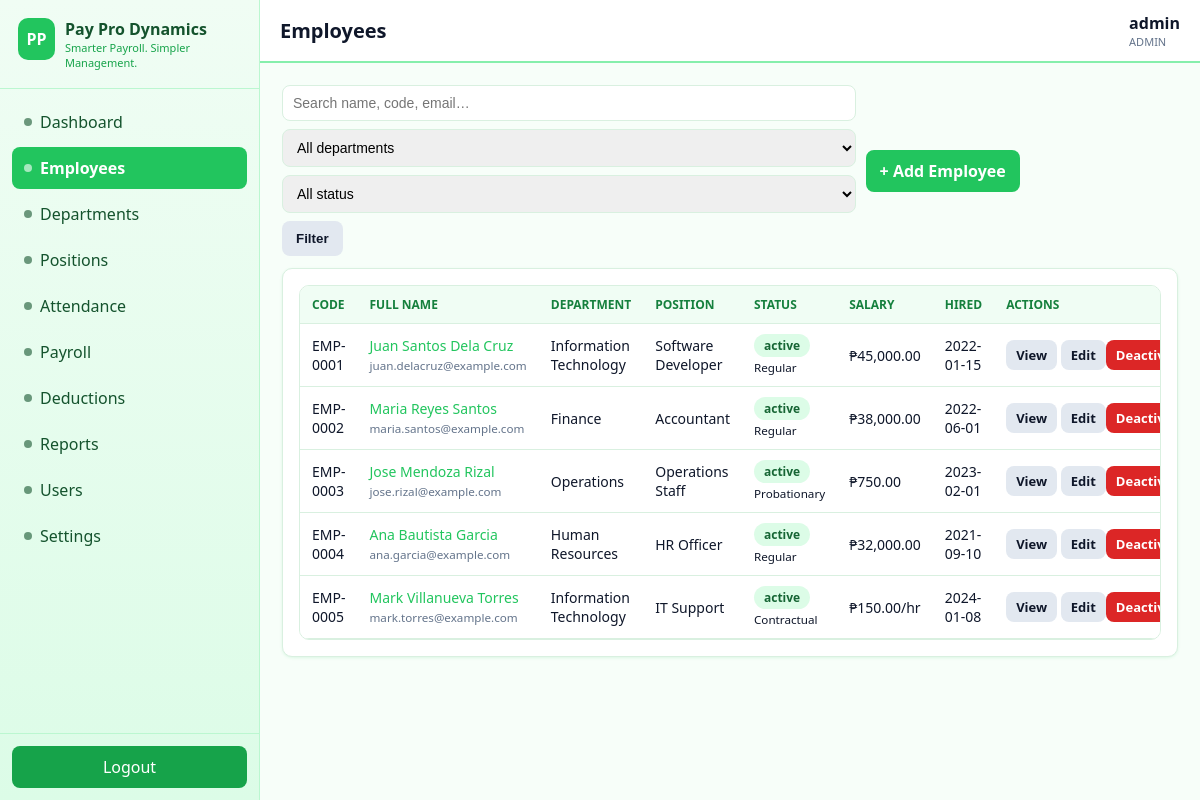
The page /employees/index.php (signed in) on the database its author committed.
### tables this page shows
CREATE TABLE employees (
  id INT AUTO_INCREMENT PRIMARY KEY,
  employee_code VARCHAR(20) NOT NULL UNIQUE,
  first_name VARCHAR(60) NOT NULL,
  middle_name VARCHAR(60) NULL,
  last_name VARCHAR(60) NOT NULL,
  email VARCHAR(100) NOT NULL UNIQUE,
  phone VARCHAR(20) NULL,
  address TEXT NULL,
  date_of_birth DATE NULL,
  date_hired DATE NOT NULL,
  department_id INT NOT NULL,
  position_id INT NOT NULL,
  employment_status ENUM('Regular','Probationary','Contractual','Resigned') NOT NULL DEFAULT 'Regular',
  status ENUM('active','inactive') NOT NULL DEFAULT 'active',
  salary_type ENUM('monthly','daily','hourly') NOT NULL DEFAULT 'monthly',
  basic_salary DECIMAL(12,2) NOT NULL DEFAULT 0,
  hourly_rate DECIMAL(10,2) NOT NULL DEFAULT 0,
  created_at TIMESTAMP DEFAULT CURRENT_TIMESTAMP,
  updated_at TIMESTAMP DEFAULT CURRENT_TIMESTAMP ON UPDATE CURRENT_TIMESTAMP,
  CONSTRAINT fk_emp_dept FOREIGN KEY (department_id)
    REFERENCES departments(id) ON UPDATE CASCADE ON DELETE RESTRICT,
  CONSTRAINT fk_emp_pos FOREIGN KEY (position_id)
    REFERENCES positions(id) ON UPDATE CASCADE ON DELETE RESTRICT,
  CHECK (basic_salary >= 0),
  CHECK (hourly_rate >= 0)
);

CREATE TABLE departments (
  id INT AUTO_INCREMENT PRIMARY KEY,
  name VARCHAR(100) NOT NULL UNIQUE,
  description TEXT NULL,
  status ENUM('active','inactive') NOT NULL DEFAULT 'active',
  created_at TIMESTAMP DEFAULT CURRENT_TIMESTAMP,
  updated_at TIMESTAMP DEFAULT CURRENT_TIMESTAMP ON UPDATE CURRENT_TIMESTAMP
);

CREATE TABLE positions (
  id INT AUTO_INCREMENT PRIMARY KEY,
  department_id INT NOT NULL,
  title VARCHAR(100) NOT NULL,
  description TEXT NULL,
  status ENUM('active','inactive') NOT NULL DEFAULT 'active',
  created_at TIMESTAMP DEFAULT CURRENT_TIMESTAMP,
  updated_at TIMESTAMP DEFAULT CURRENT_TIMESTAMP ON UPDATE CURRENT_TIMESTAMP,
  UNIQUE KEY uq_pos_dept_title (department_id, title),
  CONSTRAINT fk_pos_dept FOREIGN KEY (department_id)
    REFERENCES departments(id) ON UPDATE CASCADE ON DELETE RESTRICT
);

### includes/functions.php (called while the page is built, shortened)
<?php
function e($str) { return htmlspecialchars((string)($str ?? ''), ENT_QUOTES, 'UTF-8'); }
function peso($n) { return '₱' . number_format((float)$n, 2); }

### employees/index.php (the view, shortened to what this page needs)
<?php
$pdo = db();
$q = trim($_GET['q'] ?? '');
$fDept = (int)($_GET['dept'] ?? 0);
$fStatus = $_GET['status'] ?? '';
$page = max(1, (int)($_GET['page'] ?? 1));
$per = 10; $off = ($page - 1) * $per;
$where = []; $params = [];
$w = $where ? 'WHERE ' . implode(' AND ', $where) : '';
$total = $pdo->prepare("SELECT COUNT(*) c FROM employees e $w");
$total->execute($params);
$totalRows = (int)$total->fetch()['c'];
$pages = max(1, (int)ceil($totalRows / $per));
$stmt = $pdo->prepare("SELECT e.*, d.name dept, p.title postitle FROM employees e
  LEFT JOIN departments d ON d.id=e.department_id LEFT JOIN positions p ON p.id=e.position_id
  $w ORDER BY e.created_at DESC LIMIT $per OFFSET $off");
$stmt->execute($params);
$rows = $stmt->fetchAll();
$depts = $pdo->query("SELECT * FROM departments ORDER BY name")->fetchAll();
require_once __DIR__ . '/../includes/header.php';
require_once __DIR__ . '/../includes/sidebar.php';
require_once __DIR__ . '/../includes/navbar.php';
?>
<div class="toolbar">
  <form method="get" style="display:flex;gap:8px;flex-wrap:wrap">
    <input type="search" name="q" placeholder="Search name, code, email…" value="<?= e($q) ?>">
    <select name="dept"><option value="0">All departments</option>
      <?php foreach ($depts as $d): ?><option value="<?= $d['id'] ?>" <?= $fDept==$d['id']?'selected':'' ?>><?= e($d['name']) ?></option><?php endforeach; ?></select>
    <select name="status"><option value="">All status</option>
      <option value="inactive" <?= $fStatus==='inactive'?'selected':'' ?>>inactive</option></select>
    <button class="btn secondary" type="submit">Filter</button>
  </form>
  <?php if (in_array($role, ['ADMIN','MANAGER'])): ?><a class="btn" href="add.php">+ Add Employee</a><?php endif; ?>
</div>
<div class="card"><div class="table-responsive"><table>
<tr><th>Code</th><th>Full Name</th><th>Department</th><th>Position</th><th>Status</th><th>Salary</th><th>Hired</th><th>Actions</th></tr>
<?php foreach ($rows as $r): ?>
<tr><td><?= e($r['employee_code']) ?></td>
<td><a href="view.php?id=<?= $r['id'] ?>"><?= e(trim($r['first_name'].' '.$r['middle_name'].' '.$r['last_name'])) ?></a><br><small style="color:#64748B"><?= e($r['email']) ?></small></td>
<td><?= e($r['dept'] ?? '-') ?></td><td><?= e($r['postitle'] ?? '-') ?></td>
<td><span class="badge <?= $r['status']==='active'?'b-green':'b-grey' ?>"><?= e($r['status']) ?></span><br><small><?= e($r['employment_status']) ?></small></td>
<td><?= $r['salary_type']==='hourly' ? peso($r['hourly_rate']).'/hr' : peso($r['basic_salary']) ?></td>
<td><?= e($r['date_hired']) ?></td>
<td style="white-space:nowrap">
<a class="btn small secondary" href="view.php?id=<?= $r['id'] ?>">View</a>
<?php if (in_array($role,['ADMIN','MANAGER'])): ?><a class="btn small secondary" href="edit.php?id=<?= $r['id'] ?>">Edit</a><?php endif; ?>
<?php if ($role==='ADMIN'): ?><a class="btn small danger" href="delete.php?id=<?= $r['id'] ?>">Deactivate</a><?php endif; ?>
</td></tr>
<?php endforeach; ?></table></div>
<?php if ($pages > 1): ?><div class="pagination">
<?php for ($i=1;$i<=$pages;$i++): ?><a href="?q=<?= urlencode($q) ?>&dept=<?= $fDept ?>&status=<?= e($fStatus) ?>&page=<?= $i ?>" style="<?= $i==$page?'background:#22C55E;color:#fff':'' ?>"><?= $i ?></a><?php endfor; ?>
</div><?php endif; ?></div>
<?php require_once __DIR__ . '/../includes/footer.php'; ?>

### assets/css/style.css (style rules this page uses)
:root { --primary:#22C55E; --secondary:#16A34A; --bg:#F7FEF9; --card:#FFFFFF; --text:#0F172A; --muted:#64748B; --success:#16A34A; --warning:#F59E0B; --danger:#DC2626; --border:#D9F0E0; --radius:10px; --shadow:0 1px 3px rgba(34,197,94,.12); }
* { box-sizing:border-box }
body { margin:0;font-family:Segoe UI,Arial,Helvetica,sans-serif;background:var(--bg);color:var(--text) }
a { color:var(--primary);text-decoration:none }
.card { background:var(--card);border:1px solid var(--border);border-radius:var(--radius);box-shadow:var(--shadow);padding:16px }
.toolbar { display:flex;gap:10px;flex-wrap:wrap;margin-bottom:12px;align-items:center }
.toolbar input,.toolbar select { padding:9px 10px;border:1px solid var(--border);border-radius:8px }
.table-responsive { overflow:auto;background:var(--card);border:1px solid var(--border);border-radius:var(--radius) }
table { width:100%;border-collapse:collapse;min-width:760px }
th,td { padding:10px 12px;border-bottom:1px solid var(--border);text-align:left;font-size:14px }
th { background:#F0FDF4;font-size:12px;text-transform:uppercase;color:#15803D }
.btn { display:inline-block;border:0;border-radius:8px;padding:10px 14px;cursor:pointer;font-weight:600;background:var(--primary);color:#fff }
.btn.secondary { background:#E2E8F0;color:var(--text) }
.btn.danger { background:var(--danger) }
.btn.small { padding:6px 10px;font-size:13px }
.badge { display:inline-block;padding:3px 10px;border-radius:20px;font-size:12px;font-weight:700 }
.b-green { background:#DCFCE7;color:#166534 }
input,select,textarea { width:100%;padding:10px;border:1px solid var(--border);border-radius:8px;font-size:14px }

### rows shown on the page
employees: employee_code "EMP-0001", first_name+middle_name+last_name "Juan Santos Dela Cruz", email "juan.delacruz@example.com", department.name "Information Technology", position.title "Software Developer", status "active", employment_status "Regular", basic_salary "₱45,000.00", date_hired "2022-01-15"
employees: employee_code "EMP-0002", first_name+middle_name+last_name "Maria Reyes Santos", email "maria.santos@example.com", department.name "Finance", position.title "Accountant", status "active", employment_status "Regular", basic_salary "₱38,000.00", date_hired "2022-06-01"
employees: employee_code "EMP-0003", first_name+middle_name+last_name "Jose Mendoza Rizal", email "jose.rizal@example.com", department.name "Operations", position.title "Operations Staff", status "active", employment_status "Probationary", basic_salary "₱750.00", date_hired "2023-02-01"
employees: employee_code "EMP-0004", first_name+middle_name+last_name "Ana Bautista Garcia", email "ana.garcia@example.com", department.name "Human Resources", position.title "HR Officer", status "active", employment_status "Regular", basic_salary "₱32,000.00", date_hired "2021-09-10"
employees: employee_code "EMP-0005", first_name+middle_name+last_name "Mark Villanueva Torres", email "mark.torres@example.com", department.name "Information Technology", position.title "IT Support", status "active", employment_status "Contractual", hourly_rate "₱150.00", date_hired "2024-01-08"

### other values the page prints
$label "Dashboard"
$label "Employees"
$label "Departments"
$label "Positions"
$label "Attendance"
$label "Payroll"
$label "Deductions"
$label "Reports"
$label "Users"
$label "Settings"
$pageTitle "Employees"
$uname "admin"
$role "ADMIN"
